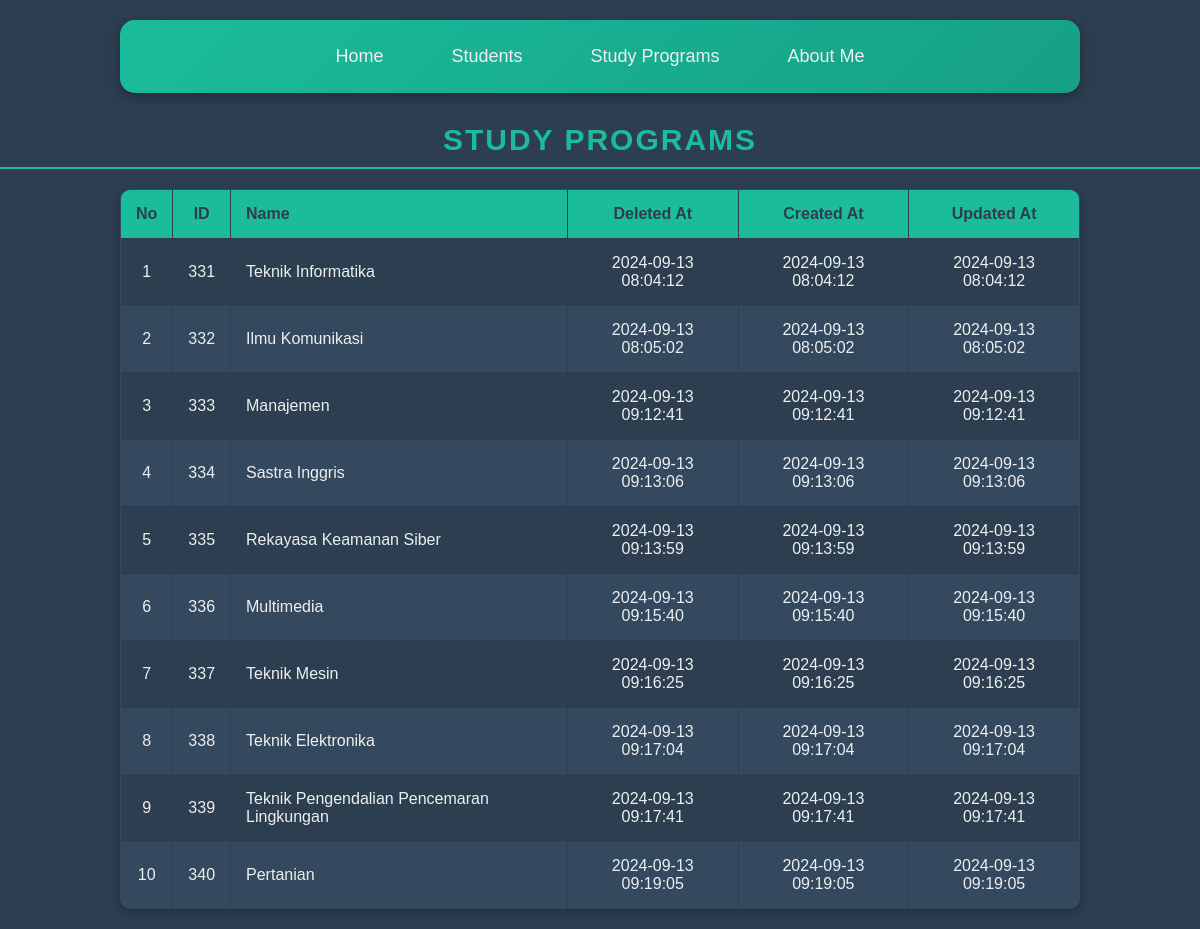
Page /PWEB2-TUGAS/studyprog.php on the committed database.
### tables this page shows
CREATE TABLE `study_programs` (
  `id` int(30) NOT NULL,
  `name` varchar(50) NOT NULL,
  `deleted_at` timestamp NOT NULL DEFAULT current_timestamp(),
  `created_at` timestamp NOT NULL DEFAULT current_timestamp(),
  `updated_at` timestamp NOT NULL DEFAULT current_timestamp()
);

### PWEB2-TUGAS/koneksi.php (called while the page is built, shortened)
<?php
class Students {
    private $host = "localhost";
	private $username = "root";
	private $password = "";
	private $database = "pweb-2";
	function __construct(){
		$this->koneksi = mysqli_connect($this->host, $this->username, $this->password,$this->database);
	}
}
class Study_Programs extends Students {
	function tampil_data()
	{
		$data = mysqli_query($this->koneksi,"select * from Study_Programs");
		while($row = mysqli_fetch_array($data)){
			$hasil[] = $row;
		}
		return $hasil;
	}
}
?>

### PWEB2-TUGAS/studyprog.php (the view, shortened to what this page needs)
<?php
include('koneksi.php');
$db = new study_programs();
$database = $db->tampil_data();
?>
<!DOCTYPE html>
<html>
<head>
</head>
<body>
<div class="navbar">
	<a href="home.php">Home</a>
	<a href="students.php">Students</a>
	<a href="studyprog.php">Study Programs</a>
	<a href="aboutme.php">About Me</a>
</div>
<div class="section-title">
	Study Programs
</div>
<table>
	<tr>
		<th class="center-align">No</th>
		<th class="center-align">ID</th>
		<th class="left-align">Name</th>
		<th class="center-align">Deleted At</th>
		<th class="center-align">Created At</th>
		<th class="center-align">Updated At</th>
	</tr>
	<?php
	$no = 1;
	foreach($database as $row){
	?>
	<tr>
		<td class="center-align"><?php echo $no++; ?></td>
		<td class="center-align"><?php echo $row['id']; ?></td>
		<td class="left-align"><?php echo $row['name']; ?></td>
		<td class="center-align"><?php echo $row['deleted_at']; ?></td>
		<td class="center-align"><?php echo $row['created_at']; ?></td>
		<td class="center-align"><?php echo $row['updated_at']; ?></td>
	</tr>
	<?php
	}
	?>
</table>
</body>
</html>

### PWEB2-TUGAS/studyprog.php (style rules this page uses)
body { font-family: 'Arial', sans-serif; background-color: #2c3e50; margin: 0; padding: 0; color: #ecf0f1; }
.navbar { width: 80%; background: linear-gradient(135deg, #1abc9c, #16a085); overflow: hidden; box-shadow: 0 4px 12px rgba(0, 0, 0, 0.3); margin: 20px auto; border-radius: 15px; display: flex; justify-content: center; padding: 10px 0; }
.navbar a { display: block; color: #ecf0f1; text-align: center; padding: 16px 24px; text-decoration: none; font-size: 18px; transition: background-color 0.4s ease, transform 0.3s ease; border-radius: 12px; margin: 0 10px; position: relative; overflow: hidden; z-index: 1; }
.navbar a::before { content: ''; position: absolute; top: 0; left: 0; width: 100%; height: 100%; background-color: rgba(255, 255, 255, 0.15); z-index: -1; transition: transform 0.4s ease; transform: scaleX(0); transform-origin: right; }
.section-title { margin-top: 20px; text-align: center; font-size: 30px; font-weight: 600; color: #1abc9c; text-transform: uppercase; padding: 10px 0; border-bottom: 2px solid #1abc9c; letter-spacing: 2px; }
table { width: 80%; border-collapse: collapse; margin: 20px auto; box-shadow: 0 4px 8px rgba(0, 0, 0, 0.2); background: #34495e; border-radius: 10px; overflow: hidden; }
table, th, td { border: 1px solid #2c3e50; }
th, td { padding: 15px; color: #ecf0f1; }
th { background-color: #1abc9c; color: #2c3e50; font-size: 16px; }
tr:nth-child(even) { background-color: #2c3e50; }
tr:nth-child(odd) { background-color: #34495e; }
.center-align { text-align: center; }
.left-align { text-align: left; }

### rows in the picture
study_programs: id "331", name "Teknik Informatika", deleted_at "2024-09-13 08:04:12", created_at "2024-09-13 08:04:12", updated_at "2024-09-13 08:04:12"
study_programs: id "332", name "Ilmu Komunikasi", deleted_at "2024-09-13 08:05:02", created_at "2024-09-13 08:05:02", updated_at "2024-09-13 08:05:02"
study_programs: id "333", name "Manajemen", deleted_at "2024-09-13 09:12:41", created_at "2024-09-13 09:12:41", updated_at "2024-09-13 09:12:41"
study_programs: id "334", name "Sastra Inggris", deleted_at "2024-09-13 09:13:06", created_at "2024-09-13 09:13:06", updated_at "2024-09-13 09:13:06"
study_programs: id "335", name "Rekayasa Keamanan Siber", deleted_at "2024-09-13 09:13:59", created_at "2024-09-13 09:13:59", updated_at "2024-09-13 09:13:59"
study_programs: id "336", name "Multimedia", deleted_at "2024-09-13 09:15:40", created_at "2024-09-13 09:15:40", updated_at "2024-09-13 09:15:40"
study_programs: id "337", name "Teknik Mesin", deleted_at "2024-09-13 09:16:25", created_at "2024-09-13 09:16:25", updated_at "2024-09-13 09:16:25"
study_programs: id "338", name "Teknik Elektronika", deleted_at "2024-09-13 09:17:04", created_at "2024-09-13 09:17:04", updated_at "2024-09-13 09:17:04"
study_programs: id "339", name "Teknik Pengendalian Pencemaran Lingkungan", deleted_at "2024-09-13 09:17:41", created_at "2024-09-13 09:17:41", updated_at "2024-09-13 09:17:41"
study_programs: id "340", name "Pertanian", deleted_at "2024-09-13 09:19:05", created_at "2024-09-13 09:19:05", updated_at "2024-09-13 09:19:05"
